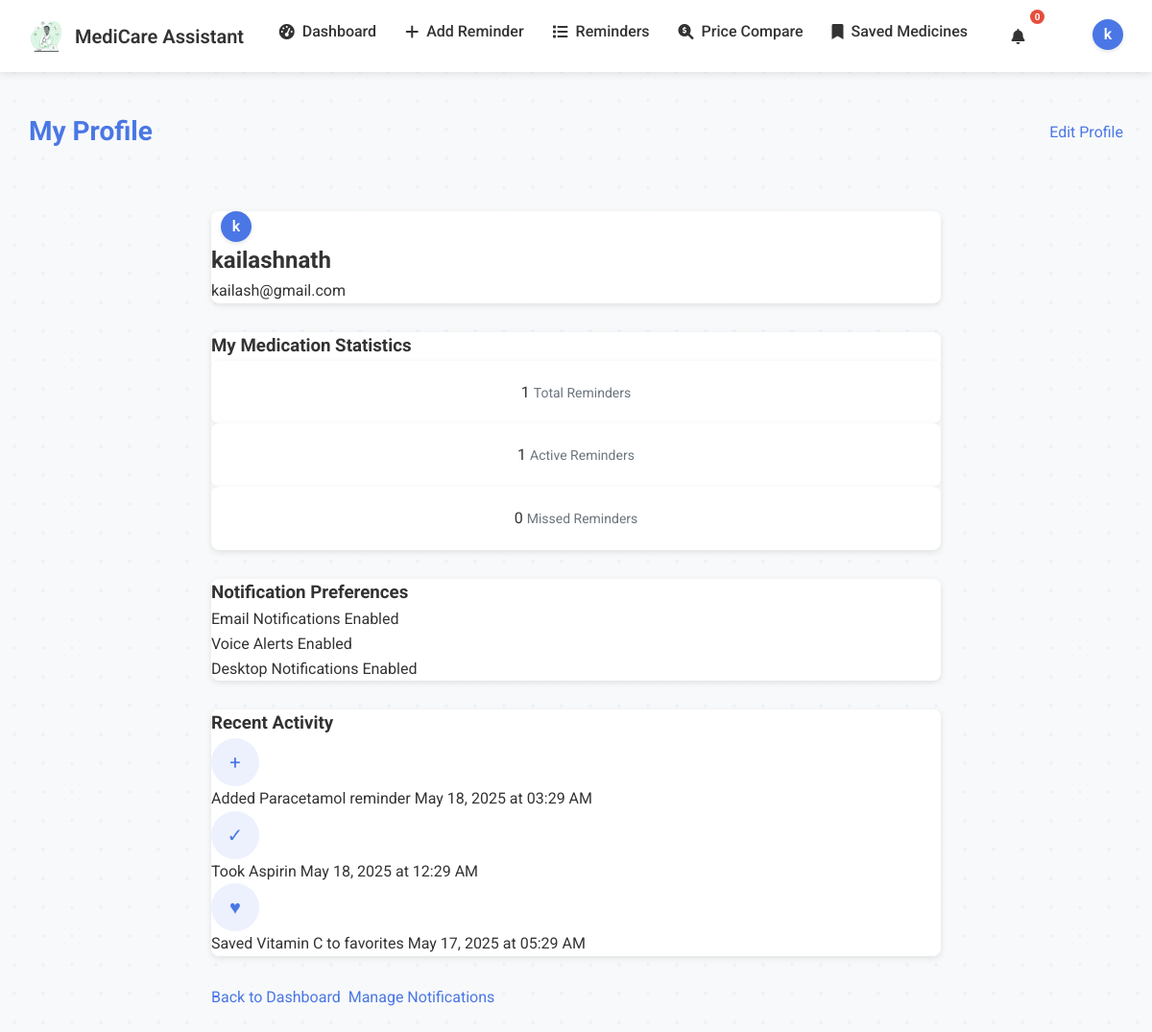
The page /profile (signed in) on the database its author committed.
### app.py (models this page shows)
class User(UserMixin, db.Model):
    __tablename__ = 'user'
    id = db.Column(db.Integer, primary_key=True)
    name = db.Column(db.String(100), nullable=False)
    email = db.Column(db.String(120), unique=True, nullable=False)
    password = db.Column(db.String(200), nullable=False)
    reminders = db.relationship('Reminder', backref='user', lazy=True)
    saved_prices = db.relationship('PharmacyPrice', backref='user', lazy=True)
    email_notifications = db.Column(db.Boolean, default=True)
    voice_alerts = db.Column(db.Boolean, default=True)
    desktop_notifications = db.Column(db.Boolean, default=True)

### app.py (the view)
@app.route('/profile')
@login_required
def profile():
    reminders = Reminder.query.filter_by(user_id=current_user.id).all()
    active_reminders = sum(1 for r in reminders if r.is_active)
    now = datetime.now()
    for reminder in reminders:
        if reminder.next_time is None:
            reminder.next_time = reminder.calculate_next_time()
    missed_reminders = sum(1 for r in reminders if r.is_active and r.next_time and r.next_time < now)
    user_prefs = {
        'email_notifications': True,
        'voice_alerts': True,
        'desktop_notifications': True
    }
    recent_activities = [
        {'type': 'reminder_added', 'medicine': 'Paracetamol', 'time': datetime.now() - timedelta(hours=2)},
        {'type': 'reminder_taken', 'medicine': 'Aspirin', 'time': datetime.now() - timedelta(hours=5)},
        {'type': 'medicine_saved', 'medicine': 'Vitamin C', 'time': datetime.now() - timedelta(days=1)}
    ]
    return render_template('profile.html',
                          total_reminders=len(reminders),
                          active_reminders=active_reminders,
                          missed_reminders=missed_reminders,
                          user_prefs=user_prefs,
                          recent_activities=recent_activities)

### app.py (called while the page is built)
@login_manager.user_loader
def load_user(user_id):
    return User.query.get(int(user_id))

### templates/profile.html (shortened to what this page needs)
{% extends "base.html" %}
{% block content %}
<div class="dashboard-header">
    <h1>My Profile</h1>
    <a href="{{ url_for('edit_profile') }}" class="btn primary-btn">Edit Profile</a>
</div>
<div class="profile-container">
    <div class="profile-section user-info">
        <div class="profile-avatar">
            <div class="avatar-placeholder">{{ current_user.name[:1] }}</div>
        </div>
        <div class="user-details">
            <h2>{{ current_user.name }}</h2>
            <p>{{ current_user.email }}</p>
        </div>
    </div>
    <div class="profile-section stats-section">
        <h3>My Medication Statistics</h3>
        <div class="stats-grid">
            <div class="stat-card">
                <span class="stat-number">{{ total_reminders }}</span>
                <span class="stat-label">Total Reminders</span>
            </div>
            <div class="stat-card">
                <span class="stat-number">{{ active_reminders }}</span>
                <span class="stat-label">Active Reminders</span>
            </div>
            <div class="stat-card">
                <span class="stat-number">{{ missed_reminders }}</span>
                <span class="stat-label">Missed Reminders</span>
            </div>
        </div>
    </div>
    <div class="profile-section preferences-section">
        <h3>Notification Preferences</h3>
        <div class="preference-items">
            <div class="preference-item">
                <span class="preference-label">Email Notifications</span>
                <span class="preference-status {% if user_prefs.email_notifications %}enabled{% else %}disabled{% endif %}">
                    {% if user_prefs.email_notifications %}Enabled{% else %}Disabled{% endif %}
                </span>
            </div>
            <div class="preference-item">
                <span class="preference-label">Voice Alerts</span>
                <span class="preference-status {% if user_prefs.voice_alerts %}enabled{% else %}disabled{% endif %}">
                    {% if user_prefs.voice_alerts %}Enabled{% else %}Disabled{% endif %}
                </span>
            </div>
            <div class="preference-item">
                <span class="preference-label">Desktop Notifications</span>
                <span class="preference-status {% if user_prefs.desktop_notifications %}enabled{% else %}disabled{% endif %}">
                    {% if user_prefs.desktop_notifications %}Enabled{% else %}Disabled{% endif %}
                </span>
            </div>
        </div>
    </div>
    <div class="profile-section recent-activity">
        <h3>Recent Activity</h3>
        {% if recent_activities %}
            <div class="activity-list">
                {% for activity in recent_activities %}
                    <div class="activity-item">
                        {% if activity.type == 'reminder_added' %}
                            <span class="activity-icon add-icon">+</span>
                            <div class="activity-details">
                                <span class="activity-title">Added {{ activity.medicine }} reminder</span>
                                <span class="activity-time">{{ activity.time.strftime('%b %d, %Y at %I:%M %p') }}</span>
                            </div>
                        {% elif activity.type == 'reminder_taken' %}
                            <span class="activity-icon taken-icon">✓</span>
                            <div class="activity-details">
                                <span class="activity-title">Took {{ activity.medicine }}</span>
                                <span class="activity-time">{{ activity.time.strftime('%b %d, %Y at %I:%M %p') }}</span>
                            </div>
                        {% elif activity.type == 'medicine_saved' %}
                            <span class="activity-icon save-icon">♥</span>
                            <div class="activity-details">
                                <span class="activity-title">Saved {{ activity.medicine }} to favorites</span>
                                <span class="activity-time">{{ activity.time.strftime('%b %d, %Y at %I:%M %p') }}</span>
                            </div>
                        {% endif %}
                    </div>
                {% endfor %}
            </div>
        {% else %}
            <p class="no-activities">No recent activities to display</p>
        {% endif %}
    </div>
    <div class="action-buttons">
        <a href="{{ url_for('dashboard') }}" class="btn secondary-btn">Back to Dashboard</a>
        <a href="{{ url_for('notifications') }}" class="btn primary-btn">Manage Notifications</a>
    </div>
</div>
{% endblock %}

### templates/base.html (shortened to what this page needs)
<!DOCTYPE html>
<html lang="en">
<head>
    <link rel="stylesheet" href="https://cdnjs.cloudflare.com/ajax/libs/font-awesome/6.0.0/css/all.min.css">
    <link rel="stylesheet" href="{{ url_for('static', filename='css/style.css') }}">
</head>
<body>
    <nav>
        <div class="nav-container">
            <a href="{{ url_for('index') }}" class="logo">
                <img src="{{ url_for('static', filename='images/medical-care.svg') }}" alt="MediCare Logo" class="logo-img">
                MediCare Assistant
            </a>
            {% if current_user.is_authenticated %}
            <ul class="nav-links">
                <li><a href="{{ url_for('dashboard') }}"><i class="fas fa-tachometer-alt"></i> Dashboard</a></li>
                <li><a href="{{ url_for('add_reminder') }}"><i class="fas fa-plus"></i> Add Reminder</a></li>
                <li><a href="{{ url_for('reminders') }}"><i class="fas fa-list"></i> Reminders</a></li>
                <li><a href="{{ url_for('price_comparison_page') }}"><i class="fas fa-search-dollar"></i> Price Compare</a></li>
                <li><a href="{{ url_for('saved_prices') }}"><i class="fas fa-bookmark"></i> Saved Medicines</a></li>
                <li class="nav-item dropdown">
                    <a href="{{ url_for('notifications') }}" class="notification-icon">
                        <i class="fas fa-bell"></i>
                        <span class="notification-badge" id="notification-count">0</span>
                    </a>
                </li>
                <li class="nav-item dropdown">
                    <a href="#" class="profile-dropdown-toggle">
                        <div class="profile-avatar">
                            <span>{{ current_user.name[:1] }}</span>
                        </div>
                    </a>
                </li>
            </ul>
            {% else %}
            <ul class="nav-links">
                <li><a href="#" onclick="showLogin()"><i class="fas fa-sign-in-alt"></i> Login</a></li>
                <li><a href="#" onclick="showSignup()"><i class="fas fa-user-plus"></i> Sign Up</a></li>
            </ul>
            {% endif %}
        </div>
    </nav>
    <main>
        <div class="container">
            {% block content %}{% endblock %}
        </div>
    </main>
</body>
</html>

### static/css/style.css (style rules this page uses)
* { margin: 0; padding: 0; box-sizing: border-box; }
:root { --primary-color: #4A77E5; --primary-hover: #3A67D5; --primary-rgb: 74, 119, 229; --secondary-color: #2ECC71; --secondary-hover: #27AE60; --danger-color: #e74c3c; --danger-hover: #c0392b; --accent-color: #FF6B6B; --accent-hover: #FF5252; --text-color: #333333; --text-light: #6c757d; --light-bg: #f8f9fa; --light-gray: #eaecef; --white: #ffffff; --shadow: 0 2px 8px rgba(0, 0, 0, 0.1); --shadow-hover: 0 5px 15px rgba(0, 0, 0, 0.15); --border-color: #e0e6ed; --border-radius: 6px; --transition: all 0.3s ease; }
body { font-family: 'Roboto', Arial, sans-serif; line-height: 1.6; color: var(--text-color); background-color: var(--light-bg); min-height: 100vh; display: flex; flex-direction: column; font-size: 16px; }
body::before { content: ''; position: fixed; top: 0; left: 0; width: 100%; height: 100%; background-image: radial-gradient(rgba(74, 119, 229, 0.05) 2px, transparent 2px), radial-gradient(rgba(46, 204, 113, 0.03) 1px, transparent 1px); background-size: 30px 30px, 15px 15px; background-position: 0 0, 15px 15px; pointer-events: none; z-index: -1; }
a { text-decoration: none; color: var(--primary-color); transition: var(--transition); }
.container { max-width: 1200px; margin: 0 auto; padding: 0 30px; }
nav { background-color: var(--white); box-shadow: var(--shadow); position: sticky; top: 0; z-index: 100; }
.nav-container { display: flex; justify-content: space-between; align-items: center; padding: 15px 30px; max-width: 1200px; margin: 0 auto; }
.logo { display: flex; align-items: center; font-size: 20px; font-weight: 600; color: var(--text-color); }
.logo-img { width: 36px; height: 36px; margin-right: 12px; }
.nav-links { display: flex; list-style: none; gap: 30px; }
.nav-links a { display: flex; align-items: center; font-weight: 500; color: var(--text-color); gap: 8px; padding: 5px 0; position: relative; }
.nav-links a:after { content: ''; position: absolute; bottom: 0; left: 0; width: 0; height: 2px; background-color: var(--primary-color); transition: var(--transition); }
.nav-links a i { font-size: 16px; }
main { flex: 1; padding: 40px 0; }
.dashboard-header { display: flex; justify-content: space-between; align-items: center; margin-bottom: 30px; }
.dashboard-header h1 { font-size: 28px; color: var(--primary-color); display: flex; align-items: center; gap: 10px; }
.activity-icon { width: 50px; height: 50px; background-color: rgba(74, 119, 229, 0.1); color: var(--primary-color); border-radius: 50%; display: flex; align-items: center; justify-content: center; font-size: 20px; flex-shrink: 0; }
.action-buttons { display: flex; gap: 0.5rem; }
.nav-item { position: relative; }
.notification-icon { position: relative; display: inline-block; padding: 5px; font-size: 18px; color: var(--text-color); }
.notification-badge { position: absolute; top: -5px; right: -5px; background-color: var(--danger-color); color: white; font-size: 10px; font-weight: bold; min-width: 15px; height: 15px; line-height: 15px; text-align: center; border-radius: 10px; padding: 0 4px; }
.profile-dropdown-toggle { display: flex; align-items: center; cursor: pointer; }
.profile-avatar { width: 32px; height: 32px; border-radius: 50%; background-color: var(--primary-color); color: white; display: flex; align-items: center; justify-content: center; font-weight: 600; margin-left: 10px; box-shadow: 0 2px 4px rgba(0, 0, 0, 0.1); }
.notification-icon { width: 45px; height: 45px; border-radius: 50%; display: flex; align-items: center; justify-content: center; margin-right: 15px; flex-shrink: 0; }
.profile-container { max-width: 800px; margin: 0 auto; padding: 30px 20px; }
.stat-card { background-color: white; border-radius: 8px; box-shadow: 0 2px 6px rgba(0, 0, 0, 0.1); padding: 20px; text-align: center; }
.stat-label { color: var(--text-light); font-size: 14px; }
.profile-section { background-color: white; border-radius: 8px; box-shadow: 0 2px 6px rgba(0, 0, 0, 0.1); margin-bottom: 30px; overflow: hidden; }

### rows shown on the page
User: name "k", name "kailashnath", email "kailash@gmail.com"

### other values the page prints
{{ total_reminders }} "1"
{{ active_reminders }} "1"
{{ missed_reminders }} "0"
{{ activity.medicine }} "Paracetamol"
{{ activity.time.strftime('%b %d, %Y at %I:%M %p') }} "May 18, 2025 at 03:29 AM"
{{ activity.medicine }} "Aspirin"
{{ activity.time.strftime('%b %d, %Y at %I:%M %p') }} "May 18, 2025 at 12:29 AM"
{{ activity.medicine }} "Vitamin C"
{{ activity.time.strftime('%b %d, %Y at %I:%M %p') }} "May 17, 2025 at 05:29 AM"
